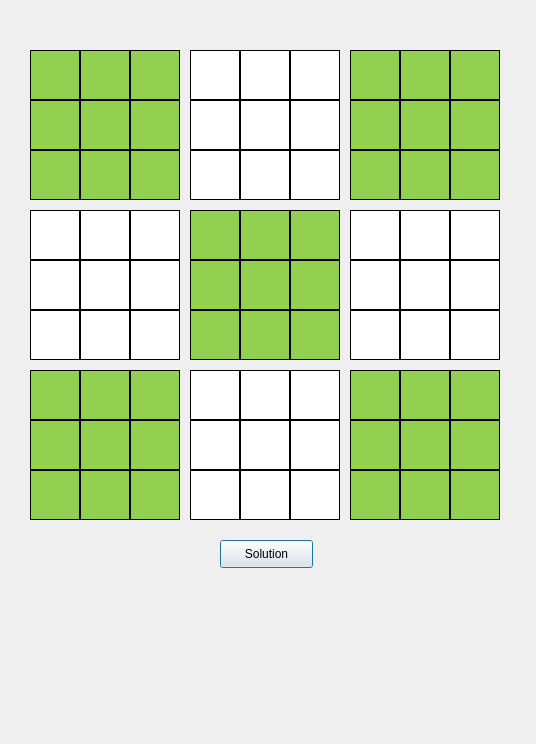
<?xml version="1.0" encoding="UTF-8"?>
<ui version="4.0">
 <class>Dialog</class>
 <widget class="QDialog" name="Dialog">
  <property name="geometry">
   <rect>
    <x>0</x>
    <y>0</y>
    <width>536</width>
    <height>744</height>
   </rect>
  </property>
  <property name="windowTitle">
   <string>SUDOKU SOLVER</string>
  </property>
  <property name="styleSheet">
   <string notr="true">QLineEdit{
  font-size: 45px;
}</string>
  </property>
  <widget class="QLineEdit" name="line_edit_pos00">
   <property name="geometry">
    <rect>
     <x>30</x>
     <y>50</y>
     <width>50</width>
     <height>50</height>
    </rect>
   </property>
   <property name="styleSheet">
    <string notr="true">QLineEdit{
  background-color: #92D050;
  border: 1px solid #000000;
}</string>
   </property>
   <property name="text">
    <string/>
   </property>
  </widget>
  <widget class="QLineEdit" name="line_edit_pos01">
   <property name="geometry">
    <rect>
     <x>80</x>
     <y>50</y>
     <width>50</width>
     <height>50</height>
    </rect>
   </property>
   <property name="styleSheet">
    <string notr="true">QLineEdit{
  background-color: #92D050;
  border: 1px solid #000000;
}</string>
   </property>
  </widget>
  <widget class="QLineEdit" name="line_edit_pos02">
   <property name="geometry">
    <rect>
     <x>130</x>
     <y>50</y>
     <width>50</width>
     <height>50</height>
    </rect>
   </property>
   <property name="styleSheet">
    <string notr="true">QLineEdit{
  background-color: #92D050;
  border: 1px solid #000000;
}</string>
   </property>
  </widget>
  <widget class="QLineEdit" name="line_edit_pos10">
   <property name="geometry">
    <rect>
     <x>30</x>
     <y>100</y>
     <width>50</width>
     <height>50</height>
    </rect>
   </property>
   <property name="styleSheet">
    <string notr="true">QLineEdit{
  background-color: #92D050;
  border: 1px solid #000000;
}</string>
   </property>
  </widget>
  <widget class="QLineEdit" name="line_edit_pos11">
   <property name="geometry">
    <rect>
     <x>80</x>
     <y>100</y>
     <width>50</width>
     <height>50</height>
    </rect>
   </property>
   <property name="styleSheet">
    <string notr="true">QLineEdit{
  background-color: #92D050;
  border: 1px solid #000000;
}</string>
   </property>
  </widget>
  <widget class="QLineEdit" name="line_edit_pos12">
   <property name="geometry">
    <rect>
     <x>130</x>
     <y>100</y>
     <width>50</width>
     <height>50</height>
    </rect>
   </property>
   <property name="styleSheet">
    <string notr="true">QLineEdit{
  background-color: #92D050;
  border: 1px solid #000000;
}</string>
   </property>
  </widget>
  <widget class="QLineEdit" name="line_edit_pos20">
   <property name="geometry">
    <rect>
     <x>30</x>
     <y>150</y>
     <width>50</width>
     <height>50</height>
    </rect>
   </property>
   <property name="styleSheet">
    <string notr="true">QLineEdit{
  background-color: #92D050;
  border: 1px solid #000000;
}</string>
   </property>
  </widget>
  <widget class="QLineEdit" name="line_edit_pos21">
   <property name="geometry">
    <rect>
     <x>80</x>
     <y>150</y>
     <width>50</width>
     <height>50</height>
    </rect>
   </property>
   <property name="styleSheet">
    <string notr="true">QLineEdit{
  background-color: #92D050;
  border: 1px solid #000000;
}</string>
   </property>
  </widget>
  <widget class="QLineEdit" name="line_edit_pos22">
   <property name="geometry">
    <rect>
     <x>130</x>
     <y>150</y>
     <width>50</width>
     <height>50</height>
    </rect>
   </property>
   <property name="styleSheet">
    <string notr="true">QLineEdit{
  background-color: #92D050;
  border: 1px solid #000000;
}</string>
   </property>
  </widget>
  <widget class="QLineEdit" name="line_edit_pos03">
   <property name="geometry">
    <rect>
     <x>190</x>
     <y>50</y>
     <width>50</width>
     <height>50</height>
    </rect>
   </property>
   <property name="styleSheet">
    <string notr="true">QLineEdit{
  background-color: #FFFFFF;
  border: 1px solid #000000;
}</string>
   </property>
  </widget>
  <widget class="QLineEdit" name="line_edit_pos04">
   <property name="geometry">
    <rect>
     <x>240</x>
     <y>50</y>
     <width>50</width>
     <height>50</height>
    </rect>
   </property>
   <property name="styleSheet">
    <string notr="true">QLineEdit{
  background-color: #FFFFFF;
  border: 1px solid #000000;
}</string>
   </property>
  </widget>
  <widget class="QLineEdit" name="line_edit_pos13">
   <property name="geometry">
    <rect>
     <x>190</x>
     <y>100</y>
     <width>50</width>
     <height>50</height>
    </rect>
   </property>
   <property name="styleSheet">
    <string notr="true">QLineEdit{
  background-color: #FFFFFF;
  border: 1px solid #000000;
}</string>
   </property>
  </widget>
  <widget class="QLineEdit" name="line_edit_pos24">
   <property name="geometry">
    <rect>
     <x>240</x>
     <y>150</y>
     <width>50</width>
     <height>50</height>
    </rect>
   </property>
   <property name="styleSheet">
    <string notr="true">QLineEdit{
  background-color: #FFFFFF;
  border: 1px solid #000000;
}</string>
   </property>
  </widget>
  <widget class="QLineEdit" name="line_edit_pos05">
   <property name="geometry">
    <rect>
     <x>290</x>
     <y>50</y>
     <width>50</width>
     <height>50</height>
    </rect>
   </property>
   <property name="styleSheet">
    <string notr="true">QLineEdit{
  background-color: #FFFFFF;
  border: 1px solid #000000;
}</string>
   </property>
  </widget>
  <widget class="QLineEdit" name="line_edit_pos15">
   <property name="geometry">
    <rect>
     <x>290</x>
     <y>100</y>
     <width>50</width>
     <height>50</height>
    </rect>
   </property>
   <property name="styleSheet">
    <string notr="true">QLineEdit{
  background-color: #FFFFFF;
  border: 1px solid #000000;
}</string>
   </property>
  </widget>
  <widget class="QLineEdit" name="line_edit_pos14">
   <property name="geometry">
    <rect>
     <x>240</x>
     <y>100</y>
     <width>50</width>
     <height>50</height>
    </rect>
   </property>
   <property name="styleSheet">
    <string notr="true">QLineEdit{
  background-color: #FFFFFF;
  border: 1px solid #000000;
}</string>
   </property>
  </widget>
  <widget class="QLineEdit" name="line_edit_pos23">
   <property name="geometry">
    <rect>
     <x>190</x>
     <y>150</y>
     <width>50</width>
     <height>50</height>
    </rect>
   </property>
   <property name="styleSheet">
    <string notr="true">QLineEdit{
  background-color: #FFFFFF;
  border: 1px solid #000000;
}</string>
   </property>
  </widget>
  <widget class="QLineEdit" name="line_edit_pos25">
   <property name="geometry">
    <rect>
     <x>290</x>
     <y>150</y>
     <width>50</width>
     <height>50</height>
    </rect>
   </property>
   <property name="styleSheet">
    <string notr="true">QLineEdit{
  background-color: #FFFFFF;
  border: 1px solid #000000;
}</string>
   </property>
  </widget>
  <widget class="QLineEdit" name="line_edit_pos32">
   <property name="geometry">
    <rect>
     <x>130</x>
     <y>210</y>
     <width>50</width>
     <height>50</height>
    </rect>
   </property>
   <property name="styleSheet">
    <string notr="true">QLineEdit{
  background-color: #FFFFFF;
  border: 1px solid #000000;
}</string>
   </property>
  </widget>
  <widget class="QLineEdit" name="line_edit_pos50">
   <property name="geometry">
    <rect>
     <x>30</x>
     <y>310</y>
     <width>50</width>
     <height>50</height>
    </rect>
   </property>
   <property name="styleSheet">
    <string notr="true">QLineEdit{
  background-color: #FFFFFF;
  border: 1px solid #000000;
}</string>
   </property>
  </widget>
  <widget class="QLineEdit" name="line_edit_pos30">
   <property name="geometry">
    <rect>
     <x>30</x>
     <y>210</y>
     <width>50</width>
     <height>50</height>
    </rect>
   </property>
   <property name="styleSheet">
    <string notr="true">QLineEdit{
  background-color: #FFFFFF;
  border: 1px solid #000000;
}</string>
   </property>
  </widget>
  <widget class="QLineEdit" name="line_edit_pos41">
   <property name="geometry">
    <rect>
     <x>80</x>
     <y>260</y>
     <width>50</width>
     <height>50</height>
    </rect>
   </property>
   <property name="styleSheet">
    <string notr="true">QLineEdit{
  background-color: #FFFFFF;
  border: 1px solid #000000;
}</string>
   </property>
  </widget>
  <widget class="QLineEdit" name="line_edit_pos52">
   <property name="geometry">
    <rect>
     <x>130</x>
     <y>310</y>
     <width>50</width>
     <height>50</height>
    </rect>
   </property>
   <property name="styleSheet">
    <string notr="true">QLineEdit{
  background-color: #FFFFFF;
  border: 1px solid #000000;
}</string>
   </property>
  </widget>
  <widget class="QLineEdit" name="line_edit_pos31">
   <property name="geometry">
    <rect>
     <x>80</x>
     <y>210</y>
     <width>50</width>
     <height>50</height>
    </rect>
   </property>
   <property name="styleSheet">
    <string notr="true">QLineEdit{
  background-color: #FFFFFF;
  border: 1px solid #000000;
}</string>
   </property>
  </widget>
  <widget class="QLineEdit" name="line_edit_pos51">
   <property name="geometry">
    <rect>
     <x>80</x>
     <y>310</y>
     <width>50</width>
     <height>50</height>
    </rect>
   </property>
   <property name="styleSheet">
    <string notr="true">QLineEdit{
  background-color: #FFFFFF;
  border: 1px solid #000000;
}</string>
   </property>
  </widget>
  <widget class="QLineEdit" name="line_edit_pos40">
   <property name="geometry">
    <rect>
     <x>30</x>
     <y>260</y>
     <width>50</width>
     <height>50</height>
    </rect>
   </property>
   <property name="styleSheet">
    <string notr="true">QLineEdit{
  background-color: #FFFFFF;
  border: 1px solid #000000;
}</string>
   </property>
  </widget>
  <widget class="QLineEdit" name="line_edit_pos42">
   <property name="geometry">
    <rect>
     <x>130</x>
     <y>260</y>
     <width>50</width>
     <height>50</height>
    </rect>
   </property>
   <property name="styleSheet">
    <string notr="true">QLineEdit{
  background-color: #FFFFFF;
  border: 1px solid #000000;
}</string>
   </property>
  </widget>
  <widget class="QLineEdit" name="line_edit_pos83">
   <property name="geometry">
    <rect>
     <x>190</x>
     <y>470</y>
     <width>50</width>
     <height>50</height>
    </rect>
   </property>
   <property name="styleSheet">
    <string notr="true">QLineEdit{
  background-color: #FFFFFF;
  border: 1px solid #000000;
}</string>
   </property>
  </widget>
  <widget class="QLineEdit" name="line_edit_pos85">
   <property name="geometry">
    <rect>
     <x>290</x>
     <y>470</y>
     <width>50</width>
     <height>50</height>
    </rect>
   </property>
   <property name="styleSheet">
    <string notr="true">QLineEdit{
  background-color: #FFFFFF;
  border: 1px solid #000000;
}</string>
   </property>
  </widget>
  <widget class="QLineEdit" name="line_edit_pos65">
   <property name="geometry">
    <rect>
     <x>290</x>
     <y>370</y>
     <width>50</width>
     <height>50</height>
    </rect>
   </property>
   <property name="styleSheet">
    <string notr="true">QLineEdit{
  background-color: #FFFFFF;
  border: 1px solid #000000;
}</string>
   </property>
  </widget>
  <widget class="QLineEdit" name="line_edit_pos74">
   <property name="geometry">
    <rect>
     <x>240</x>
     <y>420</y>
     <width>50</width>
     <height>50</height>
    </rect>
   </property>
   <property name="styleSheet">
    <string notr="true">QLineEdit{
  background-color: #FFFFFF;
  border: 1px solid #000000;
}</string>
   </property>
  </widget>
  <widget class="QLineEdit" name="line_edit_pos73">
   <property name="geometry">
    <rect>
     <x>190</x>
     <y>420</y>
     <width>50</width>
     <height>50</height>
    </rect>
   </property>
   <property name="styleSheet">
    <string notr="true">QLineEdit{
  background-color: #FFFFFF;
  border: 1px solid #000000;
}</string>
   </property>
  </widget>
  <widget class="QLineEdit" name="line_edit_pos75">
   <property name="geometry">
    <rect>
     <x>290</x>
     <y>420</y>
     <width>50</width>
     <height>50</height>
    </rect>
   </property>
   <property name="styleSheet">
    <string notr="true">QLineEdit{
  background-color: #FFFFFF;
  border: 1px solid #000000;
}</string>
   </property>
  </widget>
  <widget class="QLineEdit" name="line_edit_pos63">
   <property name="geometry">
    <rect>
     <x>190</x>
     <y>370</y>
     <width>50</width>
     <height>50</height>
    </rect>
   </property>
   <property name="styleSheet">
    <string notr="true">QLineEdit{
  background-color: #FFFFFF;
  border: 1px solid #000000;
}</string>
   </property>
  </widget>
  <widget class="QLineEdit" name="line_edit_pos64">
   <property name="geometry">
    <rect>
     <x>240</x>
     <y>370</y>
     <width>50</width>
     <height>50</height>
    </rect>
   </property>
   <property name="styleSheet">
    <string notr="true">QLineEdit{
  background-color: #FFFFFF;
  border: 1px solid #000000;
}</string>
   </property>
  </widget>
  <widget class="QLineEdit" name="line_edit_pos84">
   <property name="geometry">
    <rect>
     <x>240</x>
     <y>470</y>
     <width>50</width>
     <height>50</height>
    </rect>
   </property>
   <property name="styleSheet">
    <string notr="true">QLineEdit{
  background-color: #FFFFFF;
  border: 1px solid #000000;
}</string>
   </property>
  </widget>
  <widget class="QLineEdit" name="line_edit_pos58">
   <property name="geometry">
    <rect>
     <x>450</x>
     <y>310</y>
     <width>50</width>
     <height>50</height>
    </rect>
   </property>
   <property name="styleSheet">
    <string notr="true">QLineEdit{
  background-color: #FFFFFF;
  border: 1px solid #000000;
}</string>
   </property>
  </widget>
  <widget class="QLineEdit" name="line_edit_pos57">
   <property name="geometry">
    <rect>
     <x>400</x>
     <y>310</y>
     <width>50</width>
     <height>50</height>
    </rect>
   </property>
   <property name="styleSheet">
    <string notr="true">QLineEdit{
  background-color: #FFFFFF;
  border: 1px solid #000000;
}</string>
   </property>
  </widget>
  <widget class="QLineEdit" name="line_edit_pos47">
   <property name="geometry">
    <rect>
     <x>400</x>
     <y>260</y>
     <width>50</width>
     <height>50</height>
    </rect>
   </property>
   <property name="styleSheet">
    <string notr="true">QLineEdit{
  background-color: #FFFFFF;
  border: 1px solid #000000;
}</string>
   </property>
  </widget>
  <widget class="QLineEdit" name="line_edit_pos46">
   <property name="geometry">
    <rect>
     <x>350</x>
     <y>260</y>
     <width>50</width>
     <height>50</height>
    </rect>
   </property>
   <property name="styleSheet">
    <string notr="true">QLineEdit{
  background-color: #FFFFFF;
  border: 1px solid #000000;
}</string>
   </property>
  </widget>
  <widget class="QLineEdit" name="line_edit_pos56">
   <property name="geometry">
    <rect>
     <x>350</x>
     <y>310</y>
     <width>50</width>
     <height>50</height>
    </rect>
   </property>
   <property name="styleSheet">
    <string notr="true">QLineEdit{
  background-color: #FFFFFF;
  border: 1px solid #000000;
}</string>
   </property>
  </widget>
  <widget class="QLineEdit" name="line_edit_pos37">
   <property name="geometry">
    <rect>
     <x>400</x>
     <y>210</y>
     <width>50</width>
     <height>50</height>
    </rect>
   </property>
   <property name="styleSheet">
    <string notr="true">QLineEdit{
  background-color: #FFFFFF;
  border: 1px solid #000000;
}</string>
   </property>
  </widget>
  <widget class="QLineEdit" name="line_edit_pos38">
   <property name="geometry">
    <rect>
     <x>450</x>
     <y>210</y>
     <width>50</width>
     <height>50</height>
    </rect>
   </property>
   <property name="styleSheet">
    <string notr="true">QLineEdit{
  background-color: #FFFFFF;
  border: 1px solid #000000;
}</string>
   </property>
  </widget>
  <widget class="QLineEdit" name="line_edit_pos48">
   <property name="geometry">
    <rect>
     <x>450</x>
     <y>260</y>
     <width>50</width>
     <height>50</height>
    </rect>
   </property>
   <property name="styleSheet">
    <string notr="true">QLineEdit{
  background-color: #FFFFFF;
  border: 1px solid #000000;
}</string>
   </property>
  </widget>
  <widget class="QLineEdit" name="line_edit_pos36">
   <property name="geometry">
    <rect>
     <x>350</x>
     <y>210</y>
     <width>50</width>
     <height>50</height>
    </rect>
   </property>
   <property name="styleSheet">
    <string notr="true">QLineEdit{
  background-color: #FFFFFF;
  border: 1px solid #000000;
}</string>
   </property>
  </widget>
  <widget class="QLineEdit" name="line_edit_pos55">
   <property name="geometry">
    <rect>
     <x>290</x>
     <y>310</y>
     <width>50</width>
     <height>50</height>
    </rect>
   </property>
   <property name="styleSheet">
    <string notr="true">QLineEdit{
  background-color: #92D050;
  border: 1px solid #000000;
}</string>
   </property>
  </widget>
  <widget class="QLineEdit" name="line_edit_pos44">
   <property name="geometry">
    <rect>
     <x>240</x>
     <y>260</y>
     <width>50</width>
     <height>50</height>
    </rect>
   </property>
   <property name="styleSheet">
    <string notr="true">QLineEdit{
  background-color: #92D050;
  border: 1px solid #000000;
}</string>
   </property>
  </widget>
  <widget class="QLineEdit" name="line_edit_pos45">
   <property name="geometry">
    <rect>
     <x>290</x>
     <y>260</y>
     <width>50</width>
     <height>50</height>
    </rect>
   </property>
   <property name="styleSheet">
    <string notr="true">QLineEdit{
  background-color: #92D050;
  border: 1px solid #000000;
}</string>
   </property>
  </widget>
  <widget class="QLineEdit" name="line_edit_pos35">
   <property name="geometry">
    <rect>
     <x>290</x>
     <y>210</y>
     <width>50</width>
     <height>50</height>
    </rect>
   </property>
   <property name="styleSheet">
    <string notr="true">QLineEdit{
  background-color: #92D050;
  border: 1px solid #000000;
}</string>
   </property>
  </widget>
  <widget class="QLineEdit" name="line_edit_pos33">
   <property name="geometry">
    <rect>
     <x>190</x>
     <y>210</y>
     <width>50</width>
     <height>50</height>
    </rect>
   </property>
   <property name="styleSheet">
    <string notr="true">QLineEdit{
  background-color: #92D050;
  border: 1px solid #000000;
}</string>
   </property>
   <property name="text">
    <string/>
   </property>
  </widget>
  <widget class="QLineEdit" name="line_edit_pos43">
   <property name="geometry">
    <rect>
     <x>190</x>
     <y>260</y>
     <width>50</width>
     <height>50</height>
    </rect>
   </property>
   <property name="styleSheet">
    <string notr="true">QLineEdit{
  background-color: #92D050;
  border: 1px solid #000000;
}</string>
   </property>
  </widget>
  <widget class="QLineEdit" name="line_edit_pos34">
   <property name="geometry">
    <rect>
     <x>240</x>
     <y>210</y>
     <width>50</width>
     <height>50</height>
    </rect>
   </property>
   <property name="styleSheet">
    <string notr="true">QLineEdit{
  background-color: #92D050;
  border: 1px solid #000000;
}</string>
   </property>
  </widget>
  <widget class="QLineEdit" name="line_edit_pos54">
   <property name="geometry">
    <rect>
     <x>240</x>
     <y>310</y>
     <width>50</width>
     <height>50</height>
    </rect>
   </property>
   <property name="styleSheet">
    <string notr="true">QLineEdit{
  background-color: #92D050;
  border: 1px solid #000000;
}</string>
   </property>
  </widget>
  <widget class="QLineEdit" name="line_edit_pos53">
   <property name="geometry">
    <rect>
     <x>190</x>
     <y>310</y>
     <width>50</width>
     <height>50</height>
    </rect>
   </property>
   <property name="styleSheet">
    <string notr="true">QLineEdit{
  background-color: #92D050;
  border: 1px solid #000000;
}</string>
   </property>
  </widget>
  <widget class="QLineEdit" name="line_edit_pos17">
   <property name="geometry">
    <rect>
     <x>400</x>
     <y>100</y>
     <width>50</width>
     <height>50</height>
    </rect>
   </property>
   <property name="styleSheet">
    <string notr="true">QLineEdit{
  background-color: #92D050;
  border: 1px solid #000000;
}</string>
   </property>
  </widget>
  <widget class="QLineEdit" name="line_edit_pos07">
   <property name="geometry">
    <rect>
     <x>400</x>
     <y>50</y>
     <width>50</width>
     <height>50</height>
    </rect>
   </property>
   <property name="styleSheet">
    <string notr="true">QLineEdit{
  background-color: #92D050;
  border: 1px solid #000000;
}</string>
   </property>
  </widget>
  <widget class="QLineEdit" name="line_edit_pos28">
   <property name="geometry">
    <rect>
     <x>450</x>
     <y>150</y>
     <width>50</width>
     <height>50</height>
    </rect>
   </property>
   <property name="styleSheet">
    <string notr="true">QLineEdit{
  background-color: #92D050;
  border: 1px solid #000000;
}</string>
   </property>
  </widget>
  <widget class="QLineEdit" name="line_edit_pos06">
   <property name="geometry">
    <rect>
     <x>350</x>
     <y>50</y>
     <width>50</width>
     <height>50</height>
    </rect>
   </property>
   <property name="styleSheet">
    <string notr="true">QLineEdit{
  background-color: #92D050;
  border: 1px solid #000000;
}</string>
   </property>
   <property name="text">
    <string/>
   </property>
  </widget>
  <widget class="QLineEdit" name="line_edit_pos18">
   <property name="geometry">
    <rect>
     <x>450</x>
     <y>100</y>
     <width>50</width>
     <height>50</height>
    </rect>
   </property>
   <property name="styleSheet">
    <string notr="true">QLineEdit{
  background-color: #92D050;
  border: 1px solid #000000;
}</string>
   </property>
  </widget>
  <widget class="QLineEdit" name="line_edit_pos16">
   <property name="geometry">
    <rect>
     <x>350</x>
     <y>100</y>
     <width>50</width>
     <height>50</height>
    </rect>
   </property>
   <property name="styleSheet">
    <string notr="true">QLineEdit{
  background-color: #92D050;
  border: 1px solid #000000;
}</string>
   </property>
  </widget>
  <widget class="QLineEdit" name="line_edit_pos26">
   <property name="geometry">
    <rect>
     <x>350</x>
     <y>150</y>
     <width>50</width>
     <height>50</height>
    </rect>
   </property>
   <property name="styleSheet">
    <string notr="true">QLineEdit{
  background-color: #92D050;
  border: 1px solid #000000;
}</string>
   </property>
  </widget>
  <widget class="QLineEdit" name="line_edit_pos27">
   <property name="geometry">
    <rect>
     <x>400</x>
     <y>150</y>
     <width>50</width>
     <height>50</height>
    </rect>
   </property>
   <property name="styleSheet">
    <string notr="true">QLineEdit{
  background-color: #92D050;
  border: 1px solid #000000;
}</string>
   </property>
  </widget>
  <widget class="QLineEdit" name="line_edit_pos08">
   <property name="geometry">
    <rect>
     <x>450</x>
     <y>50</y>
     <width>50</width>
     <height>50</height>
    </rect>
   </property>
   <property name="styleSheet">
    <string notr="true">QLineEdit{
  background-color: #92D050;
  border: 1px solid #000000;
}</string>
   </property>
  </widget>
  <widget class="QLineEdit" name="line_edit_pos78">
   <property name="geometry">
    <rect>
     <x>450</x>
     <y>420</y>
     <width>50</width>
     <height>50</height>
    </rect>
   </property>
   <property name="styleSheet">
    <string notr="true">QLineEdit{
  background-color: #92D050;
  border: 1px solid #000000;
}</string>
   </property>
  </widget>
  <widget class="QLineEdit" name="line_edit_pos67">
   <property name="geometry">
    <rect>
     <x>400</x>
     <y>370</y>
     <width>50</width>
     <height>50</height>
    </rect>
   </property>
   <property name="styleSheet">
    <string notr="true">QLineEdit{
  background-color: #92D050;
  border: 1px solid #000000;
}</string>
   </property>
  </widget>
  <widget class="QLineEdit" name="line_edit_pos87">
   <property name="geometry">
    <rect>
     <x>400</x>
     <y>470</y>
     <width>50</width>
     <height>50</height>
    </rect>
   </property>
   <property name="styleSheet">
    <string notr="true">QLineEdit{
  background-color: #92D050;
  border: 1px solid #000000;
}</string>
   </property>
  </widget>
  <widget class="QLineEdit" name="line_edit_pos86">
   <property name="geometry">
    <rect>
     <x>350</x>
     <y>470</y>
     <width>50</width>
     <height>50</height>
    </rect>
   </property>
   <property name="styleSheet">
    <string notr="true">QLineEdit{
  background-color: #92D050;
  border: 1px solid #000000;
}</string>
   </property>
  </widget>
  <widget class="QLineEdit" name="line_edit_pos77">
   <property name="geometry">
    <rect>
     <x>400</x>
     <y>420</y>
     <width>50</width>
     <height>50</height>
    </rect>
   </property>
   <property name="styleSheet">
    <string notr="true">QLineEdit{
  background-color: #92D050;
  border: 1px solid #000000;
}</string>
   </property>
  </widget>
  <widget class="QLineEdit" name="line_edit_pos88">
   <property name="geometry">
    <rect>
     <x>450</x>
     <y>470</y>
     <width>50</width>
     <height>50</height>
    </rect>
   </property>
   <property name="styleSheet">
    <string notr="true">QLineEdit{
  background-color: #92D050;
  border: 1px solid #000000;
}</string>
   </property>
  </widget>
  <widget class="QLineEdit" name="line_edit_pos68">
   <property name="geometry">
    <rect>
     <x>450</x>
     <y>370</y>
     <width>50</width>
     <height>50</height>
    </rect>
   </property>
   <property name="styleSheet">
    <string notr="true">QLineEdit{
  background-color: #92D050;
  border: 1px solid #000000;
}</string>
   </property>
  </widget>
  <widget class="QLineEdit" name="line_edit_pos76">
   <property name="geometry">
    <rect>
     <x>350</x>
     <y>420</y>
     <width>50</width>
     <height>50</height>
    </rect>
   </property>
   <property name="styleSheet">
    <string notr="true">QLineEdit{
  background-color: #92D050;
  border: 1px solid #000000;
}</string>
   </property>
  </widget>
  <widget class="QLineEdit" name="line_edit_pos66">
   <property name="geometry">
    <rect>
     <x>350</x>
     <y>370</y>
     <width>50</width>
     <height>50</height>
    </rect>
   </property>
   <property name="styleSheet">
    <string notr="true">QLineEdit{
  background-color: #92D050;
  border: 1px solid #000000;
}</string>
   </property>
   <property name="text">
    <string/>
   </property>
  </widget>
  <widget class="QLineEdit" name="line_edit_pos82">
   <property name="geometry">
    <rect>
     <x>130</x>
     <y>470</y>
     <width>50</width>
     <height>50</height>
    </rect>
   </property>
   <property name="styleSheet">
    <string notr="true">QLineEdit{
  background-color: #92D050;
  border: 1px solid #000000;
}</string>
   </property>
  </widget>
  <widget class="QLineEdit" name="line_edit_pos61">
   <property name="geometry">
    <rect>
     <x>80</x>
     <y>370</y>
     <width>50</width>
     <height>50</height>
    </rect>
   </property>
   <property name="styleSheet">
    <string notr="true">QLineEdit{
  background-color: #92D050;
  border: 1px solid #000000;
}</string>
   </property>
  </widget>
  <widget class="QLineEdit" name="line_edit_pos70">
   <property name="geometry">
    <rect>
     <x>30</x>
     <y>420</y>
     <width>50</width>
     <height>50</height>
    </rect>
   </property>
   <property name="styleSheet">
    <string notr="true">QLineEdit{
  background-color: #92D050;
  border: 1px solid #000000;
}</string>
   </property>
  </widget>
  <widget class="QLineEdit" name="line_edit_pos80">
   <property name="geometry">
    <rect>
     <x>30</x>
     <y>470</y>
     <width>50</width>
     <height>50</height>
    </rect>
   </property>
   <property name="styleSheet">
    <string notr="true">QLineEdit{
  background-color: #92D050;
  border: 1px solid #000000;
}</string>
   </property>
  </widget>
  <widget class="QLineEdit" name="line_edit_pos71">
   <property name="geometry">
    <rect>
     <x>80</x>
     <y>420</y>
     <width>50</width>
     <height>50</height>
    </rect>
   </property>
   <property name="styleSheet">
    <string notr="true">QLineEdit{
  background-color: #92D050;
  border: 1px solid #000000;
}</string>
   </property>
  </widget>
  <widget class="QLineEdit" name="line_edit_pos62">
   <property name="geometry">
    <rect>
     <x>130</x>
     <y>370</y>
     <width>50</width>
     <height>50</height>
    </rect>
   </property>
   <property name="styleSheet">
    <string notr="true">QLineEdit{
  background-color: #92D050;
  border: 1px solid #000000;
}</string>
   </property>
  </widget>
  <widget class="QLineEdit" name="line_edit_pos60">
   <property name="geometry">
    <rect>
     <x>30</x>
     <y>370</y>
     <width>50</width>
     <height>50</height>
    </rect>
   </property>
   <property name="styleSheet">
    <string notr="true">QLineEdit{
  background-color: #92D050;
  border: 1px solid #000000;
}</string>
   </property>
   <property name="text">
    <string/>
   </property>
  </widget>
  <widget class="QLineEdit" name="line_edit_pos72">
   <property name="geometry">
    <rect>
     <x>130</x>
     <y>420</y>
     <width>50</width>
     <height>50</height>
    </rect>
   </property>
   <property name="styleSheet">
    <string notr="true">QLineEdit{
  background-color: #92D050;
  border: 1px solid #000000;
}</string>
   </property>
  </widget>
  <widget class="QLineEdit" name="line_edit_pos81">
   <property name="geometry">
    <rect>
     <x>80</x>
     <y>470</y>
     <width>50</width>
     <height>50</height>
    </rect>
   </property>
   <property name="styleSheet">
    <string notr="true">QLineEdit{
  background-color: #92D050;
  border: 1px solid #000000;
}</string>
   </property>
  </widget>
  <widget class="QPushButton" name="solve_button">
   <property name="geometry">
    <rect>
     <x>220</x>
     <y>540</y>
     <width>93</width>
     <height>28</height>
    </rect>
   </property>
   <property name="text">
    <string>Solution</string>
   </property>
  </widget>
 </widget>
 <resources/>
 <connections/>
</ui>
